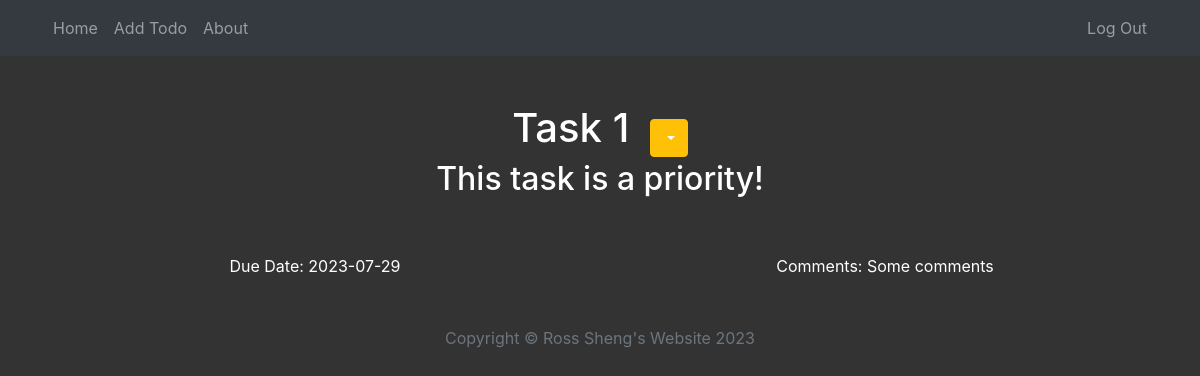
/todo/1, run on the app's committed database.
### main.py (models this page shows)
class ToDo(db.Model):
    __tablename__ = "todos"
    id = db.Column(db.Integer, primary_key=True)
    author_id = db.Column(db.Integer, db.ForeignKey("users.id"))
    author = relationship("User", back_populates="todos")
    title = db.Column(db.String(250), unique=True, nullable=False)
    priority = db.Column(db.Boolean, nullable=False)
    due_date = db.Column(db.DateTime, nullable=False)
    body = db.Column(db.Text, nullable=False)

### main.py (the view)
@app.route("/todo/<int:todo_id>")
def show_todo(todo_id):
    todo = ToDo.query.get(todo_id)
    return render_template("comments.html", todo=todo, current_user=current_user)

### templates/comments.html (shortened to what this page needs)
{% extends 'base.html' %}
{% block content %}{% include "header.html" %}
<div class="container">
    <div class="row">
        <div class="col">
            <div class="site-heading text-center mt-5">
                <div class="todo-title-container" style="display: inline-block;">
                    <h1>{{todo.title}}</h1>
                </div>
                <div class="dropdown" style="display: inline-block;">
                    <button class="btn btn-secondary dropdown-toggle" type="button" id="dropdownMenuButton" data-toggle="dropdown" aria-haspopup="true" aria-expanded="false">
                    </button>
                </div>
                {% if todo.priority %}
                    <h2>This task is a priority!</h2>
                {% endif %}
            </div>
        </div>
    </div>
</div>
<div class="container">
    <div class="row">
        <div class="col text-center mt-5">
            Due Date: {{todo.due_date.strftime("%Y-%m-%d")}}
        </div>
        <div class="col text-center mt-5">
            Comments: {{todo.body}}
        </div>
    </div>
</div>
{% include "footer.html" %}
{% endblock %}

### static/css/styles.css (style rules this page uses)
.todo-title-container { margin-right: 1em; }
body { background-color: #333; color: white; }
.btn { background-color: #ffc107; border-color: #ffc107; }

### data on the page
ToDo: title "Task 1", due_date "2023-07-29", body "Some comments"
